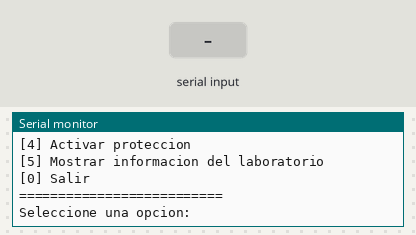
Recording of a program running on a simulated ESP32-S3. On the bench: the last lines printed to the serial monitor. Inputs (shaded band) come from the test bench.

Above: at 3.5 s.
3.6 s: "1\n" received over Serial
At 4.4 s:
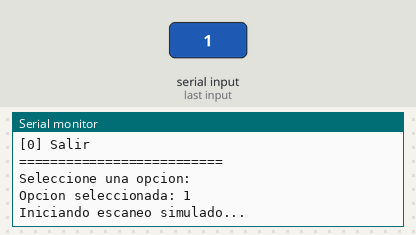
5.1 s: "2\n" received over Serial
At 5.41 s:
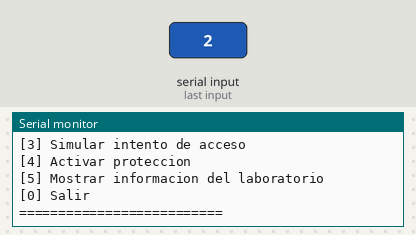
6.6 s: "3\n" received over Serial
At 7.2 s:
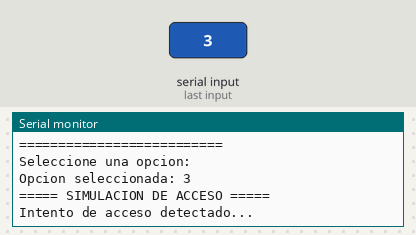
8.1 s: "4\n" received over Serial
At 9.8 s:
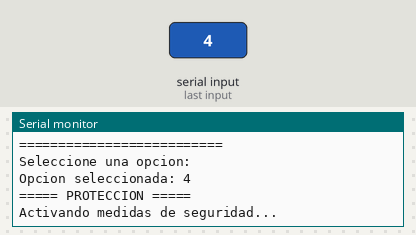
10.1 s: "5\n" received over Serial
At 10.42 s:
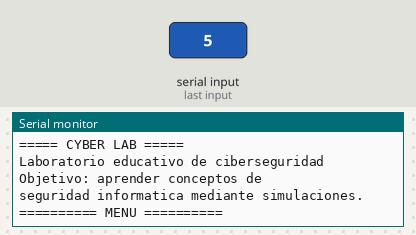
11.7 s: "0\n" received over Serial
At 13.1 s:
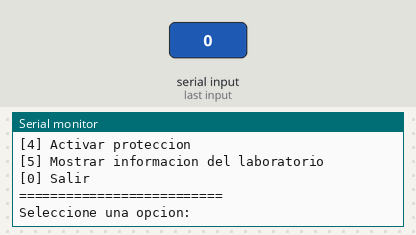
Timing chart, 0 to 14.2 s (numbered marks = the images above; inputs shaded):
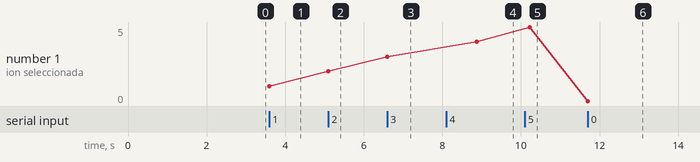

Measured:
- after the input at 3.6 s, the serial monitor: prints a new line at once (image 1)
- after the input at 5.1 s, the serial monitor: prints a new line at once (image 2)
- after the input at 6.6 s, the serial monitor: prints a new line at once (image 3)
- after the input at 8.1 s, the serial monitor: prints a new line after 0.78 s (image 4)
- after the input at 10.1 s, the serial monitor: prints a new line after 0.12 s (image 5)
- after the input at 11.7 s, the serial monitor: prints a new line at once (image 6)

The program:

main.cpp
```cpp
#include <Arduino.h>
#include <WiFi.h>

void mostrarMenu();
void procesarOpcion(char opcion);

void setup() {
    Serial.begin(9600);

    delay(2000);

    Serial.println();
    Serial.println("================================");
    Serial.println("          CYBER LAB");
    Serial.println("================================");
    Serial.println("Sistema de laboratorio iniciado.");
    Serial.println();

    mostrarMenu();
}

void loop() {

    if (Serial.available() > 0) {

        char opcion = Serial.read();

        // Ignorar Enter
        if (opcion != '\n' && opcion != '\r') {
            procesarOpcion(opcion);
        }
    }
}

void mostrarMenu() {

    Serial.println();
    Serial.println("========== MENU ==========");
    Serial.println("[1] Escanear dispositivos");
    Serial.println("[2] Ver estado de seguridad");
    Serial.println("[3] Simular intento de acceso");
    Serial.println("[4] Activar proteccion");
    Serial.println("[5] Mostrar informacion del laboratorio");
    Serial.println("[0] Salir");
    Serial.println("==========================");
    Serial.print("Seleccione una opcion: ");
}

void procesarOpcion(char opcion) {

    Serial.println();
    Serial.print("Opcion seleccionada: ");
    Serial.println(opcion);

    switch (opcion) {

        case '1':
            Serial.println("Iniciando escaneo simulado...");
            delay(1000);

            Serial.println("[OK] Dispositivo 01 detectado");
            Serial.println("[OK] Dispositivo 02 detectado");
            Serial.println("[OK] Dispositivo 03 detectado");

            Serial.println("Escaneo finalizado.");
            break;

        case '2':
            Serial.println("===== ESTADO DE SEGURIDAD =====");
            Serial.println("Firewall: ACTIVO");
            Serial.println("Proteccion de datos: ACTIVA");
            Serial.println("Autenticacion: ACTIVADA");
            Serial.println("Estado general: SEGURO");
            break;

        case '3':
            Serial.println("===== SIMULACION DE ACCESO =====");
            Serial.println("Intento de acceso detectado...");
            delay(1000);
            Serial.println("Analizando credenciales...");
            delay(1000);
            Serial.println("ACCESO DENEGADO");
            Serial.println("Motivo: credenciales no autorizadas.");
            break;

        case '4':
            Serial.println("===== PROTECCION =====");
            Serial.println("Activando medidas de seguridad...");
            delay(1000);
            Serial.println("Firewall: ACTIVADO");
            Serial.println("Bloqueo de acceso: ACTIVADO");
            Serial.println("Proteccion: ACTIVA");
            break;

        case '5':
            Serial.println("===== CYBER LAB =====");
            Serial.println("Laboratorio educativo de ciberseguridad");
            Serial.println("Objetivo: aprender conceptos de");
            Serial.println("seguridad informatica mediante simulaciones.");
            break;

        case '0':
            Serial.println("Laboratorio finalizado.");
            break;

        default:
            Serial.println("Opcion no valida.");
            break;
    }

    mostrarMenu();
}
```
